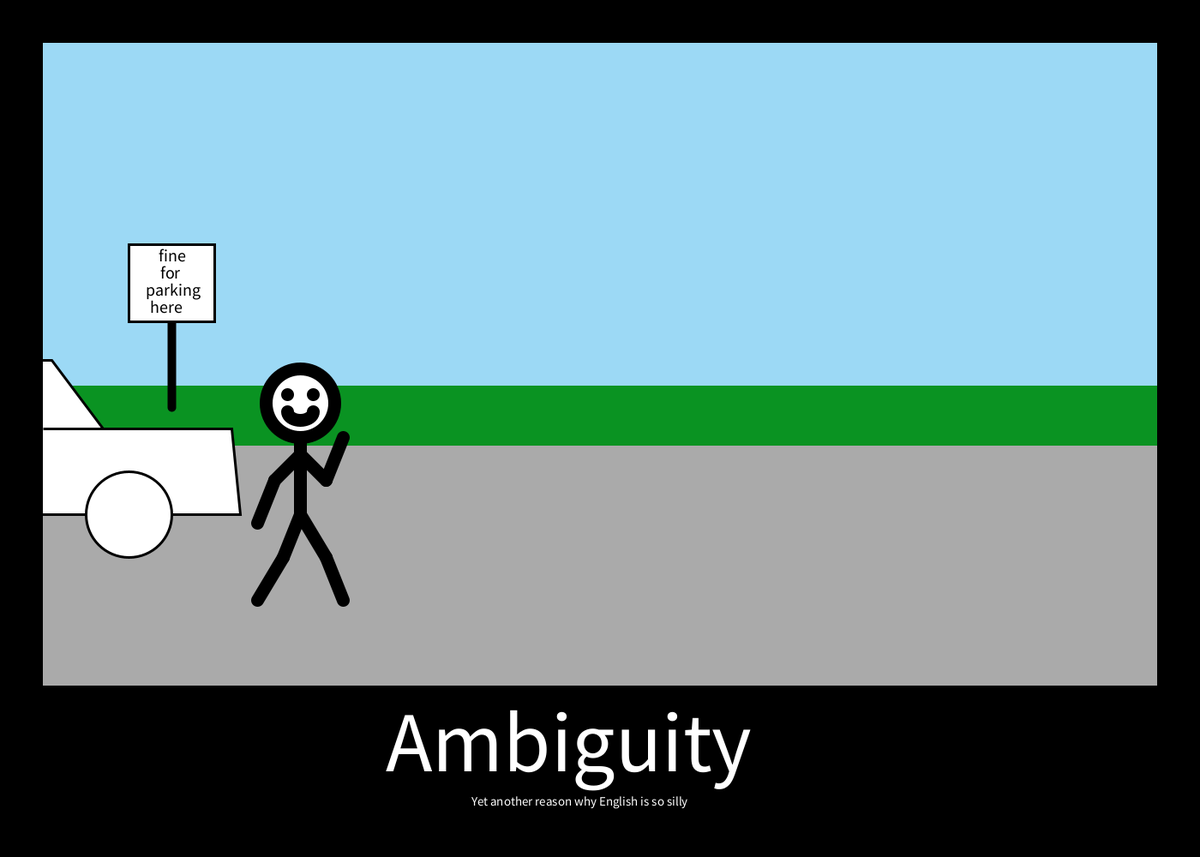
Frame 1 (no input)
Frame 60 (the mouse pressed at the canvas centre just before this capture): identical to frame 1, image omitted
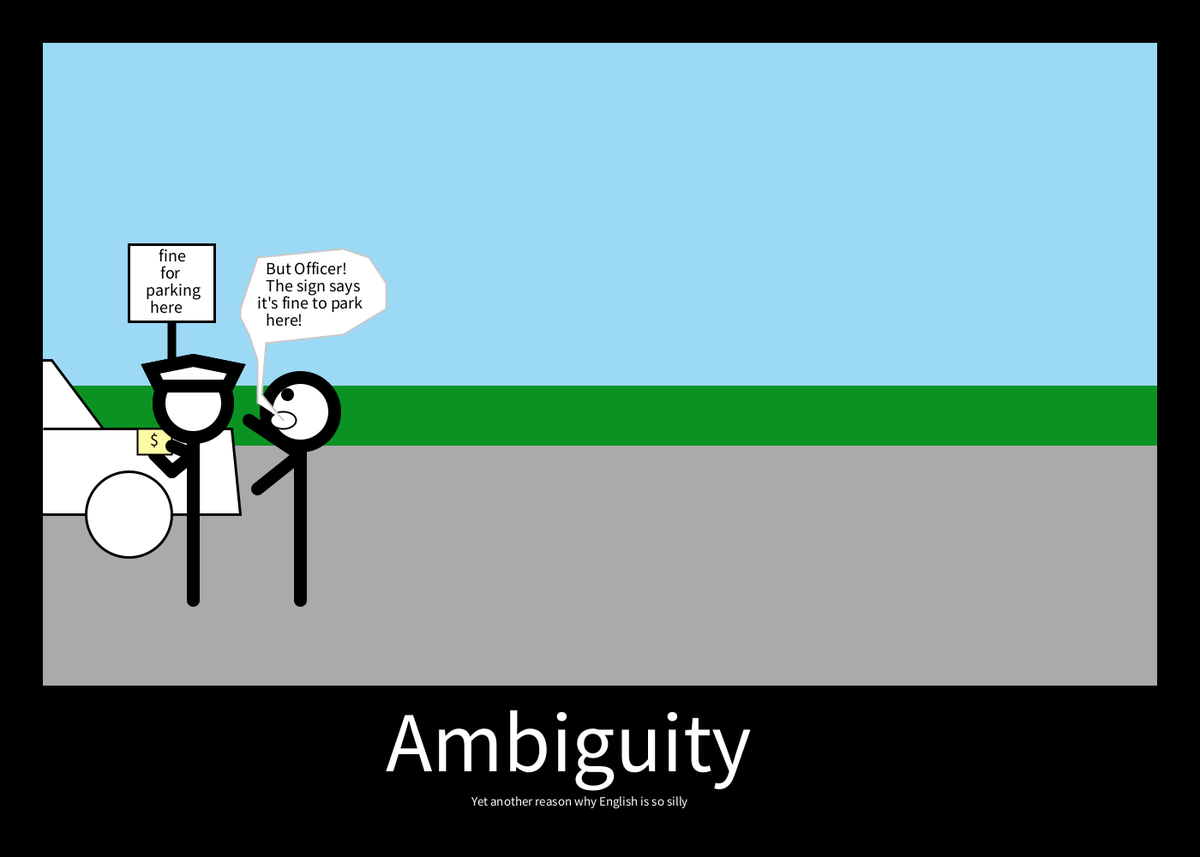
Frame 120 (the mouse held since frame 60 and released just before this capture)

The Processing sketch that drew these frames (run headless with seeded random() and noise(); from frame 60 on, the mouse is pressed at the canvas centre):

// Processing sketch: Robinson_Lab_Assignment_04
// ── Robinson_Lab_Assignment_04.pde
int pressed = 0;
int pressedState = 0;
int a = 600;
int b = 700;
int c = 500;
int d = 550;
int e = 350;
void setup (){
  size(1400,1000);
}
//background, then image focused on mousePress
void draw(){
  background(255);
  fill(0);
  rectMode(CORNERS);
  rect(0,1000,1400,800);
  rect(0,0,50,800);
  rect(0,50,1400,0);
  rect(1400,0,1350,800);
  textSize(100);
  fill(255);
  text("Ambiguity", 450, 900);
  textSize(15);
  text("Yet another reason why English is so silly", 550, 940);
  if(pressedState==1){
    fill(#0A9322);
  noStroke();
  rectMode(CORNERS);
  rect(50,450,1350,800);
  fill(#9CD9F5);
  rect(50,450,1350,50);
  fill(170);
  rect(50,520,1350,800);
  strokeWeight(10);
  stroke(0);
  //sign
  line(200,375,200,475);
  fill(255);
  strokeWeight(3);
  rect(150,375,250,285);
  textSize(20);
  fill(0);
  text("fine", 185,305);
  text("for", 187, 325);
  text("parking",170,345);
  text("here",175, 365);
  //vehicle
  fill(255);
  beginShape();
  vertex(50,600);
  vertex(280,600);
  vertex(270,500);
  vertex(50,500);
  vertex(120,500);
  vertex(60,420);
  vertex(50,420);
  endShape();
  ellipse(150,600,100,100);
  //person
  strokeWeight(15);
  line(e,b,350,c);
  line(e,530,300,570);
  line(e,530,290,490);
  ellipse(e,480,80,80);
  point(335,460);
  strokeWeight(2);
  ellipse(330,490,30,20);
  stroke(200);
  beginShape();
  vertex(330,490);
  vertex(305,460);
  vertex(310,400);
  vertex(400,390);
  vertex(450,360);
  vertex(450,330);
  vertex(430,300);
  vertex(400,290);
  vertex(300,300);
  vertex(290,330);
  vertex(280,360);
  vertex(280,370);
  vertex(290,390);
  vertex(300,420);
  vertex(300,470);
  endShape();
  //complaint
  fill(0);
  text("But Officer!",310,320);
  text("The sign says", 310,340);
  text("it's fine to park", 300,360);
  text("here!", 310, 380);
  //cop
  strokeWeight(15);
  stroke(0);
  line(225,500,225,700);
  line(225,530,200,550);
  line(200,550,180,530);
  ellipse(225,470,80,80);
  beginShape();
  vertex(185,450);
  vertex(265,450);
  vertex(275,430);
  vertex(225,420);
  vertex(175,430);
  vertex(185,450);
  endShape();
  //ticket
  strokeWeight(2);
  fill(#FFFBA5);
  rectMode(CORNERS);
  rect(160,500,200,530);
  strokeWeight(15);
  //arm over ticket
  line(225,530,200,520);
  //money sign on ticket
  fill(0);
  text("$",175,520);
  fill(255);
    ellipse(225,470,80,80);
  beginShape();
  vertex(185,450);
  vertex(265,450);
  vertex(275,430);
  vertex(225,420);
  vertex(175,430);
  vertex(185,450);
  endShape();
  }else{
    fill(#0A9322);
  noStroke();
  rectMode(CORNERS);
  rect(50,450,1350,800);
  fill(#9CD9F5);
  rect(50,450,1350,50);
  fill(170);
  rect(50,520,1350,800);
  strokeWeight(10);
  stroke(0);
  //sign
  line(200,375,200,475);
  fill(255);
  strokeWeight(3);
  rect(150,375,250,285);
  textSize(20);
  fill(0);
  text("fine", 185,305);
  text("for", 187, 325);
  text("parking",170,345);
  text("here",175, 365);
  //vehicle
  fill(255);
  beginShape();
  vertex(50,600);
  vertex(280,600);
  vertex(270,500);
  vertex(50,500);
  vertex(120,500);
  vertex(60,420);
  vertex(50,420);
  endShape();
  ellipse(150,600,100,100);
  //person
  strokeWeight(15);
  stroke(0);
  line(e,a,e,c);
  line(e,a,330,650);
  line(330,650,300,b);
  line(e,a,380,650);
  line(380,650,400,b);
  line(e,530,320,560);
  line(320,560,300,610);
  line(e,530,380,560);
  line(380,560,400,510);
  ellipse(350,470,80,80);
  point(335,460);
  point(365,460);
  arc(350,480,30,20,0,PI);
  }
}

void mousePressed (){
  pressed = pressed + 1;
  pressedState = (pressed % 2);
}
